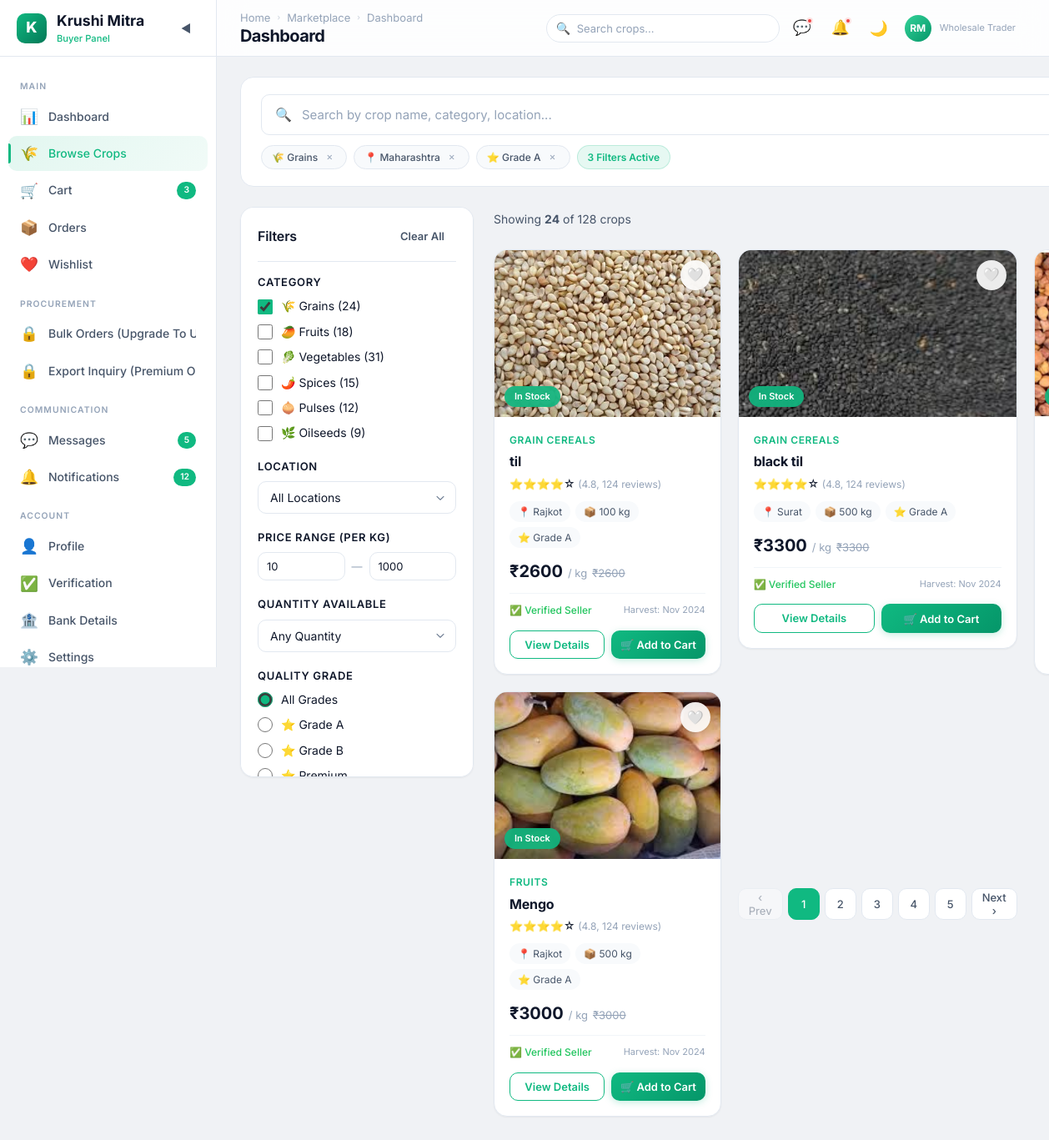
Screenshot of /buyer/browse-crops/ (signed in) with the database file from the repository.
### farmer/models.py (models this page shows)
class crop(models.Model):
    CATEGORY_CHOICES = (
        ('grain cereals', 'Grain cereals'),
        ('vegetables', 'Vegetables'),
        ('fruits', 'Fruits'),
        ('pulses', 'Pulses'),
        ('spices', 'Spices'),
        ('cotton', 'Cotton'),
    )
    user = models.ForeignKey(User,on_delete=models.CASCADE,related_name="seller")
    cropname = models.CharField(max_length=20)
    category = models.CharField(max_length=20 , choices = CATEGORY_CHOICES)
    quantity = models.IntegerField()
    price = models.IntegerField()
    description = models.TextField(null=True, blank=True)
    image = models.FileField(upload_to='crop/images/', null=True, blank=True)
    is_approved = models.BooleanField(default=False)
    created_at = models.DateTimeField(auto_now_add=True)
    def __str__(self):
        return f"{self.user} --> {self.cropname}"

class User(AbstractUser):
    ROLE_CHOICES = (
        ('Farmer', 'Farmer'),
        ('Buyer', 'Buyer'),
        ('Subadmin', 'Subadmin')
    )
    name = models.CharField(max_length=255)
    role = models.CharField(max_length=20, choices=ROLE_CHOICES)
    email = models.EmailField(unique=True,blank=True, null=True)
    city = models.CharField(max_length=100, blank=True, null=True)
    contact = models.CharField(max_length=10, unique=True , blank=True, null=True)
    password = models.CharField(max_length=128)
    is_active = models.BooleanField(default=False)
    def __str__(self):
        if self.email:
            return self.email
        elif self.contact:
            return self.contact
        return "No Data"

### farmer/views.py (the view)
        def wrapper(request, *args, **kwargs):
            if "contact" in request.session:
                try:
                    user = User.objects.get(contact=request.session['contact'])
                    request.uid = user
                    if user.role not in allowed_roles:
                        messages.error(request, "Access Denied")
                        return redirect('login')
                    return view_function(request, *args, **kwargs)
                except User.DoesNotExist:
                    return redirect('login')
            return redirect('login')

### buyer/views.py (called while the page is built)
@check_login(['Buyer'])
def buyer_browse_crops(request):
    uid = request.uid
    buyr = Buyer.objects.get(user=uid)
    cart = Cart.objects.get(user = uid)
    all_crops = crop.objects.filter(is_approved = True)
    saved_crops = saved.objects.filter( user=buyr).values_list('crop_id', flat=True)
    buyr = Buyer.objects.get(user=uid)
    premium_type = premium_buyer.objects.get(user=buyr)
    print("==================>",all_crops)
    context = {'all_crops' : all_crops,"saved_crops":saved_crops,'premium_type':premium_type,'buyr':buyr,'cart':cart}
    return render(request, "buyer/browse-crops.html",context)

### farmer/views.py (called while the page is built)
def check_login(allowed_roles):
    def decorator(view_function):
        def wrapper(request, *args, **kwargs):
            if "contact" in request.session:
                try:
                    user = User.objects.get(contact=request.session['contact'])
                    request.uid = user
                    if user.role not in allowed_roles:
                        messages.error(request, "Access Denied")
                        return redirect('login')
                    return view_function(request, *args, **kwargs)
                except User.DoesNotExist:
                    return redirect('login')
            return redirect('login')
        return wrapper
    return decorator

### buyer/templates/buyer/browse-crops.html (shortened to what this page needs)
<!DOCTYPE html>
{% load static %}
<html lang="en" data-theme="light">
<head>
  <link rel="stylesheet" href="{% static 'buyer/css/style.css' %}">
  <link rel="stylesheet" href="{% static 'buyer/css/browse-crops.css' %}">
</head>
<body>
  <div class="app-layout">
    <aside class="sidebar">
      <div class="sidebar-header">
        <div class="sidebar-logo">
          <div class="sidebar-logo-icon">K</div>
          <div>
            <div class="sidebar-logo-text">Krushi Mitra</div>
            <span class="sidebar-logo-sub">Buyer Panel</span>
          </div>
        </div>
        <button class="sidebar-toggle">◀</button>
      </div>
      <nav class="sidebar-nav">
        <div class="sidebar-section-label">Main</div>
        <a href="{% url 'buyer_dashboard' %}" class="sidebar-item" data-tooltip="Dashboard"><span
            class="sidebar-item-icon">📊</span><span class="sidebar-item-text">Dashboard</span></a>
        <a href="{% url 'buyer_browse_crops' %}" class="sidebar-item active" data-tooltip="Browse Crops"><span
            class="sidebar-item-icon">🌾</span><span class="sidebar-item-text">Browse Crops</span></a>
        <a href="{% url 'buyer_cart' %}" class="sidebar-item" data-tooltip="Cart"><span
            class="sidebar-item-icon">🛒</span><span class="sidebar-item-text">Cart</span><span
            class="sidebar-item-badge">3</span></a>
        <a href="{% url 'buyer_orders' %}" class="sidebar-item" data-tooltip="Orders"><span
            class="sidebar-item-icon">📦</span><span class="sidebar-item-text">Orders</span></a>
        <a href="{% url 'buyer_wishlist' %}" class="sidebar-item" data-tooltip="Wishlist"><span
            class="sidebar-item-icon">❤️</span><span class="sidebar-item-text">Wishlist</span></a>
        <div class="sidebar-section-label">Procurement</div>
        {% if buyr.is_premiume %}
        <a href="{% url 'buyer_bulk_order' %}" class="sidebar-item" data-tooltip="Bulk Orders">
          <span class="sidebar-item-icon">📋</span>
          <span class="sidebar-item-text">Bulk Orders</span>
        </a>
        {% if premium_type.premium_type == 'Premium' %}
        <a href="{% url 'buyer_export_inquiry' %}" class="sidebar-item">
          <span class="sidebar-item-icon">🌍</span>
          <span class="sidebar-item-text">Export Inquiry</span>
        </a>
        {% else %}
        <a href="#" class="sidebar-item disabled-link"
          onclick="alert('Export Inquiry is available for Premium users only.'); return false;">
          <span class="sidebar-item-icon">🔒</span>
          <span class="sidebar-item-text">Export Inquiry (Premium Only)</span>
        </a>
        {% endif %}
        {% else %}
        <a href="#" class="sidebar-item disabled-link" onclick="alert('Upgrade To Unlock Bulk Orders'); return false;">
          <span class=" sidebar-item-icon">🔒</span>
          <span class="sidebar-item-text">Bulk Orders (Upgrade To Unlock)</span>
        </a>
        <a href="#" class="sidebar-item disabled-link"
          onclick="alert('Export Inquiry is available for Premium users only.'); return false;">
          <span class="sidebar-item-icon">🔒</span>
          <span class="sidebar-item-text">Export Inquiry (Premium Only)</span>
        </a>
        {% endif %}
        <div class="sidebar-section-label">Communication</div>
        <a href="{% url 'buyer_messages' %}" class="sidebar-item" data-tooltip="Messages"><span
            class="sidebar-item-icon">💬</span><span class="sidebar-item-text">Messages</span><span
            class="sidebar-item-badge">5</span></a>
        <a href="{% url 'buyer_notifications' %}" class="sidebar-item" data-tooltip="Notifications"><span
            class="sidebar-item-icon">🔔</span><span class="sidebar-item-text">Notifications</span><span
            class="sidebar-item-badge">12</span></a>
        <div class="sidebar-section-label">Account</div>
        <a href="{% url 'buyer_profile' %}" class="sidebar-item" data-tooltip="Profile"><span
            class="sidebar-item-icon">👤</span><span class="sidebar-item-text">Profile</span></a>
        <a href="{% url 'buyer_verification' %}" class="sidebar-item" data-tooltip="Verification"><span
            class="sidebar-item-icon">✅</span><span class="sidebar-item-text">Verification</span></a>
        <a href="{% url 'buyer_bank_details' %}" class="sidebar-item" data-tooltip="Bank Details"><span
            class="sidebar-item-icon">🏦</span><span class="sidebar-item-text">Bank Details</span></a>
        <a href="{% url 'buyer_settings' %}" class="sidebar-item" data-tooltip="Settings"><span
            class="sidebar-item-icon">⚙️</span><span class="sidebar-item-text">Settings</span></a>
      </nav>
    </aside>
    <div class="main-wrapper">
      <header class="navbar">
        <div class="navbar-left">
          <div>
            <div class="breadcrumb"><a href="{% url 'buyer_dashboard' %}">Home</a><span
                class="breadcrumb-sep">›</span><a href="{% url 'buyer_browse_crops' %}">Marketplace</a><span
                class="breadcrumb-sep">›</span><span class="current">Browse Crops</span></div>
            <h1 class="page-title">Browse Crops</h1>
          </div>
        </div>
        <div class="navbar-right">
          <div class="search-box"><span class="search-icon">🔍</span><input type="text" placeholder="Search crops..."
              aria-label="Search"></div>
          <a href="{% url 'buyer_messages' %}" class="nav-btn" title="Messages">💬<span class="badge-dot"></span></a>
          <a href="{% url 'buyer_notifications' %}" class="nav-btn" title="Notifications">🔔<span
              class="badge-dot"></span></a>
          <button class="theme-toggle">🌙</button>
          <div class="dropdown">
            <div class="profile-btn dropdown-trigger">
              <div class="profile-avatar">RM</div>
              <div>
                <div class="profile-role">Wholesale Trader</div>
              </div>
            </div>
          </div>
        </div>
      </header>
      <main class="main-content">
        <section class="browse-header page-reveal">
          <div class="browse-search-area">
            <div class="browse-search-box">
              <span class="browse-search-icon">🔍</span>
              <input type="text" class="browse-search-input" placeholder="Search by crop name, category, location..."
                aria-label="Search crops">
            </div>
            <div class="browse-search-tags">
              <span class="search-tag">🌾 Grains <button class="tag-remove">✕</button></span>
              <span class="search-tag">📍 Maharashtra <button class="tag-remove">✕</button></span>
              <span class="search-tag">⭐ Grade A <button class="tag-remove">✕</button></span>
              <span class="search-tag active-filters">3 Filters Active</span>
            </div>
          </div>
        </section>
        <div class="browse-layout page-reveal">
          <aside class="filter-sidebar card">
            <div class="filter-header">
              <h3 class="card-title">Filters</h3>
              <button class="btn btn-sm btn-ghost clear-filters">Clear All</button>
            </div>
            <div class="filter-section">
              <h4 class="filter-title">Category</h4>
              <div class="filter-options">
                <label class="form-check"><input type="checkbox" checked> 🌾 Grains (24)</label>
                <label class="form-check"><input type="checkbox"> 🥭 Fruits (18)</label>
                <label class="form-check"><input type="checkbox"> 🥬 Vegetables (31)</label>
                <label class="form-check"><input type="checkbox"> 🌶️ Spices (15)</label>
                <label class="form-check"><input type="checkbox"> 🧅 Pulses (12)</label>
                <label class="form-check"><input type="checkbox"> 🌿 Oilseeds (9)</label>
              </div>
            </div>
            <div class="filter-section">
              <h4 class="filter-title">Location</h4>
              <select class="form-select">
                <option>All Locations</option>
              </select>
            </div>
            <div class="filter-section">
              <h4 class="filter-title">Price Range (per kg)</h4>
              <div class="filter-range">
                <input type="number" class="form-input" placeholder="Min ₹" value="10">
                <span>—</span>
                <input type="number" class="form-input" placeholder="Max ₹" value="1000">
              </div>
            </div>
            <div class="filter-section">
              <h4 class="filter-title">Quantity Available</h4>
              <select class="form-select">
                <option>Any Quantity</option>
              </select>
            </div>
            <div class="filter-section">
              <h4 class="filter-title">Quality Grade</h4>
              <div class="filter-options">
                <label class="form-check"><input type="radio" name="grade" checked> All Grades</label>
                <label class="form-check"><input type="radio" name="grade"> ⭐ Grade A</label>
                <label class="form-check"><input type="radio" name="grade"> ⭐ Grade B</label>
                <label class="form-check"><input type="radio" name="grade"> ⭐ Premium</label>
              </div>
            </div>
          </aside>
          <div class="results-container">
            <div class="results-header">
              <div class="results-count">Showing <strong>24</strong> of 128 crops</div>
            </div>
            <div class="crop-grid">
              {%for crop in all_crops %}
              <form action="{% url 'buyer_addto_cart'%}" method="post">
                <div class="crop-card card card-float" data-crop>
                  <div class="crop-card-img-wrapper">
                    <img src="{{crop.image.url}}" alt="Basmati Rice" loading="lazy">
                    {%if crop.id not in saved_crops%}
                    <a href="{% url 'add_wishlist' pk=crop.id %}" class="wishlist-toggle">🤍</a>
                    {%else%}
                    <a href="{% url 'add_wishlist' pk=crop.id %}" class="wishlist-toggle active">❤️</a>
                    {%endif%}
                    <span class="crop-stock-badge in-stock">In Stock</span>
                  </div>
                  <div class="crop-card-body">
                    <div class="crop-card-category">{{crop.category}}</div>
                    <h3 class="crop-card-name">{{crop.cropname}}</h3>
                    <div class="crop-card-rating">⭐⭐⭐⭐☆ <span class="rating-count">(4.8, 124 reviews)</span></div>
                    <div class="crop-card-details">
                      <span class="crop-detail">📍 {{crop.user.city}}</span>
                      <span class="crop-detail">📦 {{crop.quantity}} kg</span>
                      <span class="crop-detail">⭐ Grade A</span>
                    </div>
                    <div class="crop-card-price">
                      <span class="price">₹{{crop.price}}</span>
                      <span class="price-unit">/ kg</span>
                      <span class="price-discount">₹{{crop.price}}</span>
                    </div>
                    <div class="crop-card-footer">
                      <span class="crop-seller-status">✅ Verified Seller</span>
                      <span class="crop-harvest">Harvest: Nov 2024</span>
                    </div>
                    <div class="crop-card-actions">
                      <a href="{% url 'buyer_crop_details' pk=crop.id %}" class="btn btn-outline btn-sm flex-1">View
                        Details</a>
                      {%if cart.cart_limit >= cart.total_kg or premium_type.premium_type == 'Premium'%} <button
                        href="{% url 'buyer_cart' %}" class="btn btn-primary btn-sm flex-1">🛒 Add to
                        Cart</button>
                      {%else%}
                      <a href="#" class="btn btn-primary btn-sm flex-1" style="background-color: gray;"
                        onclick="alert('Limit over'); return false;">🛒 Add to
                        Cart</a>
                      {%endif%}
                    </div>
                  </div>
                </div>
              </form>
              {%endfor%}
              <div class="pagination">
                <button class="page-btn disabled">‹ Prev</button>
                <button class="page-btn active">1</button>
                <button class="page-btn">2</button>
                <button class="page-btn">3</button>
                <button class="page-btn">4</button>
                <button class="page-btn">5</button>
                <button class="page-btn">Next ›</button>
              </div>
            </div>
          </div>
      </main>
    </div>
  </div>
</body>
</html>

### rows the page displays
crop: image (picture), category "GRAIN CEREALS", cropname "til", user.city "Rajkot", quantity "100", price "2600", shows "🛒 Add to Cart"
crop: image (picture), category "GRAIN CEREALS", cropname "black til", user.city "Surat", quantity "500", price "3300", shows "🛒 Add to Cart"
crop: image (picture)
crop: image (picture), category "FRUITS", cropname "Mengo", user.city "Rajkot", quantity "500", price "3000", shows "🛒 Add to Cart"
